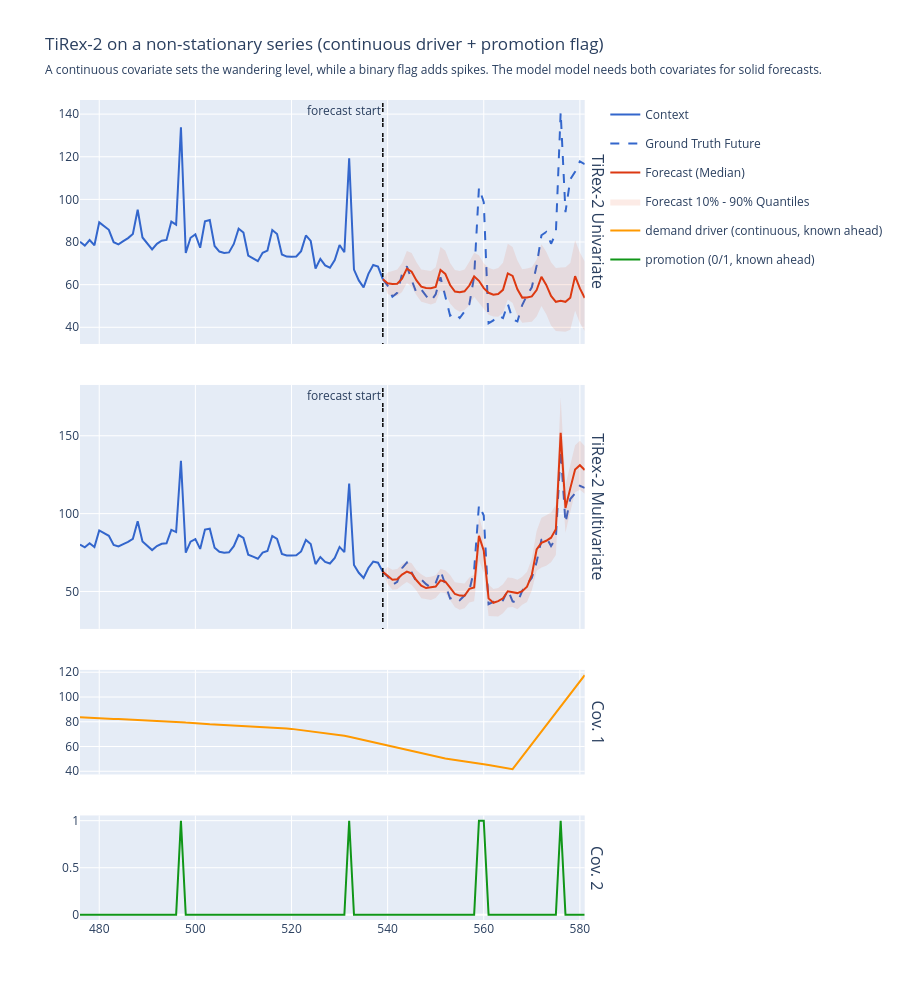

Notebook cell for this chart:
### Code cell
plot_demo_forecast(demo_nonstationary, univariate_forecast, multivariate_forecast)
